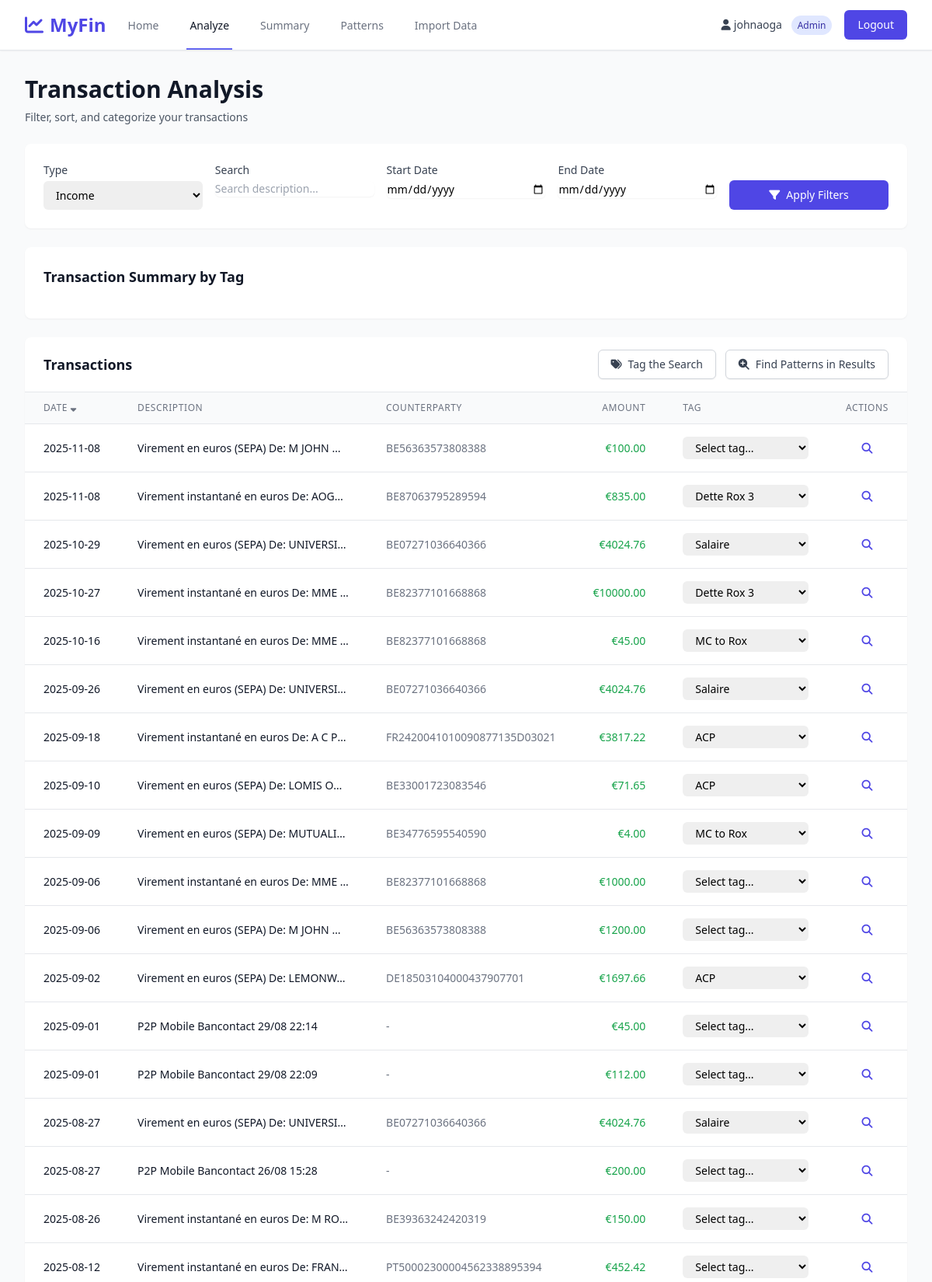
The app's page /analyze?type=in (signed in, upper part) with its own data.
### models.py (models this page shows, shortened)
class User(UserMixin, db.Model):
    __tablename__ = 'users'
    id = db.Column(db.Integer, primary_key=True)
    username = db.Column(db.String(80), unique=True, nullable=False)
    password_hash = db.Column(db.String(255), nullable=False)
    is_admin = db.Column(db.Boolean, default=False)
    created_at = db.Column(db.DateTime, default=datetime.utcnow)

class Transaction(db.Model):
    __tablename__ = 'transactions'
    id = db.Column(db.Integer, primary_key=True)
    account_number = db.Column(db.String(50), nullable=False)
    account_name = db.Column(db.String(200))
    counterparty_account = db.Column(db.String(50))
    transaction_number = db.Column(db.String(50))
    accounting_date = db.Column(db.Date, nullable=False, index=True)
    value_date = db.Column(db.Date)
    amount = db.Column(db.Float, nullable=False)
    currency = db.Column(db.String(10), default='EUR')
    description = db.Column(db.Text)
    details = db.Column(db.Text)
    message = db.Column(db.Text)
    tag_id = db.Column(db.Integer, db.ForeignKey('tags.id'), nullable=True)
    imported_at = db.Column(db.DateTime, default=datetime.utcnow)
    tag = db.relationship('Tag', back_populates='transactions')

### app.py (the view, shortened to what this page needs)
@app.route('/analyze')
@login_required
def analyze():
    transaction_type = request.args.get('type', 'all')  # 'in', 'out', 'all'
    search_text = request.args.get('search', '')
    start_date = request.args.get('start_date', '')
    end_date = request.args.get('end_date', '')
    sort_by = request.args.get('sort_by', 'accounting_date')
    sort_order = request.args.get('sort_order', 'desc')
    page = request.args.get('page', 1, type=int)
    per_page = 50
    query = Transaction.query
    if transaction_type == 'in':
        query = query.filter(Transaction.amount > 0)
    elif transaction_type == 'out':
        query = query.filter(Transaction.amount < 0)
    if start_date:
        try:
            start_dt = datetime.strptime(start_date, '%Y-%m-%d').date()
            query = query.filter(Transaction.accounting_date >= start_dt)
        except ValueError:
            pass
    if end_date:
        try:
            end_dt = datetime.strptime(end_date, '%Y-%m-%d').date()
            query = query.filter(Transaction.accounting_date <= end_dt)
        except ValueError:
            pass
    sort_column = getattr(Transaction, sort_by, Transaction.accounting_date)
    if sort_order == 'asc':
        query = query.order_by(sort_column.asc())
    else:
        query = query.order_by(sort_column.desc())
    pagination = query.paginate(page=page, per_page=per_page, error_out=False)
    transactions = pagination.items
    tags = Tag.query.order_by(Tag.name).all()
    tag_stats = db.session.query(
        Tag.name,
        Tag.color,
        func.sum(Transaction.amount).label('total')
    ).join(Transaction).group_by(Tag.id).all()
    if tag_stats:
        tag_names = [stat.name for stat in tag_stats]
        tag_totals = [stat.total for stat in tag_stats]
        tag_colors = [stat.color for stat in tag_stats]
        fig = go.Figure(data=[
            go.Bar(x=tag_names, y=tag_totals, marker_color=tag_colors)
        ])
        fig.update_layout(
            title='Transaction Amounts by Tag',
            xaxis_title='Tag',
            yaxis_title='Total Amount (EUR)',
            template='plotly_white',
            height=300
        )
        histogram_json = json.dumps(fig, cls=plotly.utils.PlotlyJSONEncoder)
    else:
        histogram_json = None
    return render_template('analyze.html',
                         transactions=transactions,
                         pagination=pagination,
                         tags=tags,
                         transaction_type=transaction_type,
                         search_text=search_text,
                         start_date=start_date,
                         end_date=end_date,
                         sort_by=sort_by,
                         sort_order=sort_order,
                         histogram_json=histogram_json)

### templates/analyze.html (shortened to what this page needs)
{% extends "base.html" %}
{% block content %}
<div class="space-y-6">
    <div>
        <h1 class="text-3xl font-bold text-gray-900">Transaction Analysis</h1>
        <p class="mt-2 text-sm text-gray-600">Filter, sort, and categorize your transactions</p>
    </div>
    <div class="bg-white shadow-sm rounded-lg p-6">
        <form method="GET" action="{{ url_for('analyze') }}" class="space-y-4">
            <div class="grid grid-cols-1 gap-4 sm:grid-cols-2 lg:grid-cols-5">
                <div>
                    <label for="type" class="block text-sm font-medium text-gray-700">Type</label>
                    <select id="type" name="type" class="mt-1 block w-full pl-3 pr-10 py-2 text-base border-gray-300 focus:outline-none focus:ring-indigo-500 focus:border-indigo-500 sm:text-sm rounded-md">
                        <option value="in" {% if transaction_type == 'in' %}selected{% endif %}>Income</option>
                    </select>
                </div>
                <div>
                    <label for="search" class="block text-sm font-medium text-gray-700">Search</label>
                    <input type="text" id="search" name="search" value="{{ search_text }}"
                           class="mt-1 block w-full border-gray-300 rounded-md shadow-sm focus:ring-indigo-500 focus:border-indigo-500 sm:text-sm"
                           placeholder="Search description...">
                </div>
                <div>
                    <label for="start_date" class="block text-sm font-medium text-gray-700">Start Date</label>
                    <input type="date" id="start_date" name="start_date" value="{{ start_date }}"
                           class="mt-1 block w-full border-gray-300 rounded-md shadow-sm focus:ring-indigo-500 focus:border-indigo-500 sm:text-sm">
                </div>
                <div>
                    <label for="end_date" class="block text-sm font-medium text-gray-700">End Date</label>
                    <input type="date" id="end_date" name="end_date" value="{{ end_date }}"
                           class="mt-1 block w-full border-gray-300 rounded-md shadow-sm focus:ring-indigo-500 focus:border-indigo-500 sm:text-sm">
                </div>
                <div class="flex items-end">
                    <button type="submit" class="w-full inline-flex justify-center items-center px-4 py-2 border border-transparent text-sm font-medium rounded-md text-white bg-indigo-600 hover:bg-indigo-700 focus:outline-none focus:ring-2 focus:ring-offset-2 focus:ring-indigo-500">
                        <i class="fas fa-filter mr-2"></i>Apply Filters
                    </button>
                </div>
            </div>
        </form>
    </div>
    {% if histogram_json %}
    <div class="bg-white shadow-sm rounded-lg p-6">
        <h2 class="text-lg font-semibold text-gray-900 mb-4">Transaction Summary by Tag</h2>
    </div>
    {% endif %}
    <div class="bg-white shadow-sm rounded-lg overflow-hidden">
        <div class="px-6 py-4 border-b border-gray-200 flex items-center justify-between">
            <h2 class="text-lg font-semibold text-gray-900">Transactions</h2>
            {% if transactions %}
            <div class="flex space-x-3">
                <button onclick="tagTheSearch()" class="inline-flex items-center px-4 py-2 border border-gray-300 rounded-md shadow-sm text-sm font-medium text-gray-700 bg-white hover:bg-gray-50 focus:outline-none focus:ring-2 focus:ring-offset-2 focus:ring-indigo-500">
                    <i class="fas fa-tags mr-2"></i>
                    Tag the Search
                </button>
                <button onclick="findSimilarInResults()" class="inline-flex items-center px-4 py-2 border border-gray-300 rounded-md shadow-sm text-sm font-medium text-gray-700 bg-white hover:bg-gray-50 focus:outline-none focus:ring-2 focus:ring-offset-2 focus:ring-indigo-500">
                    <i class="fas fa-search-plus mr-2"></i>
                    Find Patterns in Results
                </button>
            </div>
            {% endif %}
        </div>
        <div class="overflow-x-auto">
            <table class="min-w-full divide-y divide-gray-200">
                <thead class="bg-gray-50">
                    <tr>
                        <th scope="col" class="px-6 py-3 text-left text-xs font-medium text-gray-500 uppercase tracking-wider">
                            <a href="{{ url_for('analyze', type=transaction_type, search=search_text, start_date=start_date, end_date=end_date, sort_by='accounting_date', sort_order='asc' if sort_by == 'accounting_date' and sort_order == 'desc' else 'desc') }}" class="hover:text-gray-700">
                                Date {% if sort_by == 'accounting_date' %}<i class="fas fa-sort-{{ 'down' if sort_order == 'desc' else 'up' }}"></i>{% endif %}
                            </a>
                        </th>
                        <th scope="col" class="px-6 py-3 text-left text-xs font-medium text-gray-500 uppercase tracking-wider">
                            Description
                        </th>
                        <th scope="col" class="px-6 py-3 text-left text-xs font-medium text-gray-500 uppercase tracking-wider">
                            Counterparty
                        </th>
                        <th scope="col" class="px-6 py-3 text-right text-xs font-medium text-gray-500 uppercase tracking-wider">
                            <a href="{{ url_for('analyze', type=transaction_type, search=search_text, start_date=start_date, end_date=end_date, sort_by='amount', sort_order='asc' if sort_by == 'amount' and sort_order == 'desc' else 'desc') }}" class="hover:text-gray-700">
                                Amount {% if sort_by == 'amount' %}<i class="fas fa-sort-{{ 'down' if sort_order == 'desc' else 'up' }}"></i>{% endif %}
                            </a>
                        </th>
                        <th scope="col" class="px-6 py-3 text-left text-xs font-medium text-gray-500 uppercase tracking-wider">
                            Tag
                        </th>
                        <th scope="col" class="px-6 py-3 text-center text-xs font-medium text-gray-500 uppercase tracking-wider">
                            Actions
                        </th>
                    </tr>
                </thead>
                <tbody class="bg-white divide-y divide-gray-200">
                    {% if transactions %}
                        {% for transaction in transactions %}
                        <tr class="hover:bg-gray-50">
                            <td class="px-6 py-4 whitespace-nowrap text-sm text-gray-900">
                                {{ transaction.accounting_date.strftime('%Y-%m-%d') }}
                            </td>
                            <td class="px-6 py-4 text-sm text-gray-900 max-w-xs truncate" title="{{ transaction.description }}">
                                {{ transaction.description[:60] }}{% if transaction.description and transaction.description|length > 60 %}...{% endif %}
                            </td>
                            <td class="px-6 py-4 whitespace-nowrap text-sm text-gray-500">
                                {{ transaction.counterparty_account if transaction.counterparty_account else '-' }}
                            </td>
                            <td class="px-6 py-4 whitespace-nowrap text-sm text-right font-medium {% if transaction.amount > 0 %}text-green-600{% else %}text-red-600{% endif %}">
                                €{{ "%.2f"|format(transaction.amount) }}
                            </td>
                            <td class="px-6 py-4 whitespace-nowrap text-sm">
                                <select class="tag-select block w-full pl-3 pr-10 py-1 text-base border-gray-300 focus:outline-none focus:ring-indigo-500 focus:border-indigo-500 sm:text-sm rounded-md" data-transaction-id="{{ transaction.id }}">
                                    <option value="">Select tag...</option>
                                    {% for tag in tags %}
                                    <option value="{{ tag.name }}" {% if transaction.tag and transaction.tag.id == tag.id %}selected{% endif %}>{{ tag.name }}</option>
                                    {% endfor %}
                                </select>
                            </td>
                            <td class="px-6 py-4 whitespace-nowrap text-center text-sm font-medium">
                                <button onclick="findSimilar({{ transaction.id }})" class="text-indigo-600 hover:text-indigo-900" title="Find similar transactions">
                                    <i class="fas fa-search"></i>
                                </button>
                            </td>
                        </tr>
                        {% endfor %}
                    {% endif %}
                </tbody>
            </table>
        </div>
    </div>
</div>
{% endblock %}

### templates/base.html (shortened to what this page needs)
<!DOCTYPE html>
<html lang="en">
<head>
    <script src="https://cdn.tailwindcss.com"></script>
    <link rel="stylesheet" href="https://cdnjs.cloudflare.com/ajax/libs/font-awesome/6.4.0/css/all.min.css">
</head>
<body class="bg-gray-50 min-h-screen">
    {% if current_user.is_authenticated %}
    <nav class="bg-white shadow-sm border-b border-gray-200">
        <div class="max-w-7xl mx-auto px-4 sm:px-6 lg:px-8">
            <div class="flex justify-between h-16">
                <div class="flex">
                    <div class="flex-shrink-0 flex items-center">
                        <a href="{{ url_for('index') }}" class="text-2xl font-bold text-indigo-600">
                            <i class="fas fa-chart-line mr-2"></i>MyFin
                        </a>
                    </div>
                    <div class="hidden sm:ml-6 sm:flex sm:space-x-8">
                        <a href="{{ url_for('index') }}" class="{% if request.endpoint == 'index' %}border-indigo-500 text-gray-900{% else %}border-transparent text-gray-500 hover:border-gray-300 hover:text-gray-700{% endif %} inline-flex items-center px-1 pt-1 border-b-2 text-sm font-medium">
                            Home
                        </a>
                        <a href="{{ url_for('analyze') }}" class="{% if request.endpoint == 'analyze' %}border-indigo-500 text-gray-900{% else %}border-transparent text-gray-500 hover:border-gray-300 hover:text-gray-700{% endif %} inline-flex items-center px-1 pt-1 border-b-2 text-sm font-medium">
                            Analyze
                        </a>
                        <a href="{{ url_for('summary') }}" class="{% if request.endpoint == 'summary' %}border-indigo-500 text-gray-900{% else %}border-transparent text-gray-500 hover:border-gray-300 hover:text-gray-700{% endif %} inline-flex items-center px-1 pt-1 border-b-2 text-sm font-medium">
                            Summary
                        </a>
                        <a href="{{ url_for('patterns') }}" class="{% if request.endpoint == 'patterns' %}border-indigo-500 text-gray-900{% else %}border-transparent text-gray-500 hover:border-gray-300 hover:text-gray-700{% endif %} inline-flex items-center px-1 pt-1 border-b-2 text-sm font-medium">
                            Patterns
                        </a>
                        {% if current_user.is_admin %}
                        <a href="{{ url_for('import_data') }}" class="{% if request.endpoint == 'import_data' %}border-indigo-500 text-gray-900{% else %}border-transparent text-gray-500 hover:border-gray-300 hover:text-gray-700{% endif %} inline-flex items-center px-1 pt-1 border-b-2 text-sm font-medium">
                            Import Data
                        </a>
                        {% endif %}
                    </div>
                </div>
                <div class="flex items-center">
                    <span class="text-sm text-gray-700 mr-4">
                        <i class="fas fa-user mr-1"></i>{{ current_user.username }}
                        {% if current_user.is_admin %}<span class="ml-2 px-2 py-1 text-xs bg-indigo-100 text-indigo-800 rounded-full">Admin</span>{% endif %}
                    </span>
                    <a href="{{ url_for('logout') }}" class="inline-flex items-center px-4 py-2 border border-transparent text-sm font-medium rounded-md text-white bg-indigo-600 hover:bg-indigo-700 focus:outline-none focus:ring-2 focus:ring-offset-2 focus:ring-indigo-500">
                        Logout
                    </a>
                </div>
            </div>
        </div>
    </nav>
    {% endif %}
    <main class="max-w-7xl mx-auto px-4 sm:px-6 lg:px-8 py-8">
        {% block content %}{% endblock %}
    </main>
</body>
</html>

### records on screen
User: username "johnaoga"
Transaction: amount "100.00"
Transaction: amount "835.00"
Transaction: amount "4024.76"
Transaction: amount "10000.00"
Transaction: amount "45.00"
Transaction: amount "4024.76"
Transaction: amount "3817.22"
Transaction: amount "71.65"
Transaction: amount "4.00"
Transaction: amount "1000.00"
Transaction: amount "1200.00"
Transaction: amount "1697.66"
Transaction: amount "45.00"
Transaction: amount "112.00"
Transaction: amount "4024.76"
Transaction: amount "200.00"
Transaction: amount "150.00"
Transaction: amount "452.42"

### other values on screen
form field value "Dette Rox 3"
form field value "Salaire"
form field value "MC to Rox"
form field value "ACP"
